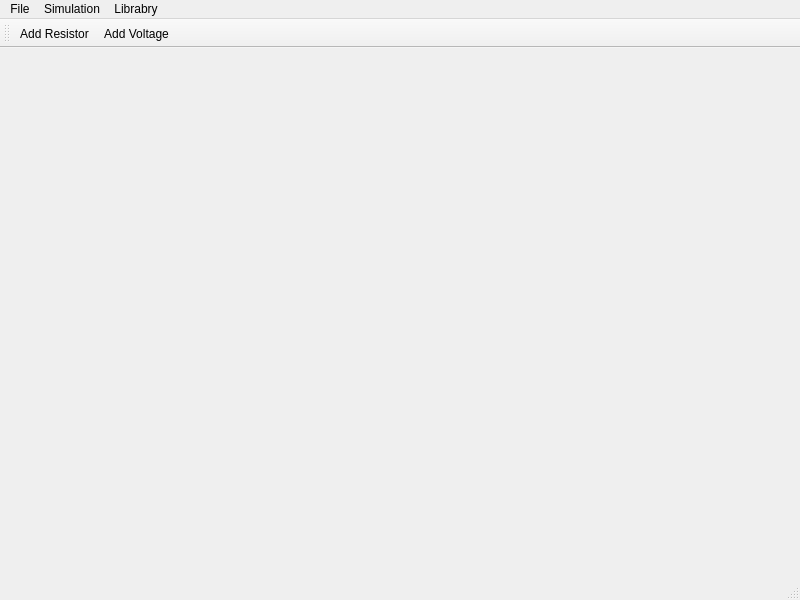
<?xml version="1.0" encoding="UTF-8"?>
<ui version="4.0">
 <class>MainWindow</class>
 <widget class="QMainWindow" name="MainWindow">
  <property name="geometry">
   <rect>
    <x>0</x>
    <y>0</y>
    <width>800</width>
    <height>600</height>
   </rect>
  </property>
  <property name="windowTitle">
   <string>MainWindow</string>
  </property>
  <widget class="QWidget" name="centralwidget"/>
  <widget class="QMenuBar" name="menubar">
   <property name="geometry">
    <rect>
     <x>0</x>
     <y>0</y>
     <width>800</width>
     <height>21</height>
    </rect>
   </property>
   <widget class="QMenu" name="menuFichier">
    <property name="title">
     <string>File</string>
    </property>
    <addaction name="aNewProject"/>
    <addaction name="aOpen"/>
    <addaction name="aOpenRecently"/>
    <addaction name="aSave"/>
    <addaction name="aSaveAs"/>
    <addaction name="aClose"/>
    <addaction name="separator"/>
    <addaction name="aExit"/>
   </widget>
   <widget class="QMenu" name="menuLibrabry">
    <property name="title">
     <string>Librabry</string>
    </property>
    <addaction name="aLibrabryManager"/>
    <addaction name="aNewLibrary"/>
    <addaction name="aNewComponent"/>
    <addaction name="aNewSpiceModel"/>
   </widget>
   <widget class="QMenu" name="menuSimulation">
    <property name="title">
     <string>Simulation</string>
    </property>
   </widget>
   <addaction name="menuFichier"/>
   <addaction name="menuSimulation"/>
   <addaction name="menuLibrabry"/>
  </widget>
  <widget class="QStatusBar" name="statusbar"/>
  <widget class="QToolBar" name="toolBar">
   <property name="windowTitle">
    <string>toolBar</string>
   </property>
   <attribute name="toolBarArea">
    <enum>TopToolBarArea</enum>
   </attribute>
   <attribute name="toolBarBreak">
    <bool>false</bool>
   </attribute>
   <addaction name="aAddResistor"/>
   <addaction name="aAddVoltage"/>
  </widget>
  <action name="aNewProject">
   <property name="text">
    <string>New</string>
   </property>
   <property name="shortcut">
    <string>Ctrl+N</string>
   </property>
  </action>
  <action name="aOpen">
   <property name="text">
    <string>Open</string>
   </property>
   <property name="shortcut">
    <string>Ctrl+O</string>
   </property>
  </action>
  <action name="aSave">
   <property name="text">
    <string>Save</string>
   </property>
   <property name="shortcut">
    <string>Ctrl+S</string>
   </property>
  </action>
  <action name="aSaveAs">
   <property name="text">
    <string>Save As</string>
   </property>
   <property name="shortcut">
    <string>Ctrl+Alt+S</string>
   </property>
  </action>
  <action name="aClose">
   <property name="text">
    <string>Close</string>
   </property>
  </action>
  <action name="aExit">
   <property name="text">
    <string>Exit</string>
   </property>
   <property name="shortcut">
    <string>Ctrl+Q</string>
   </property>
  </action>
  <action name="aOpenRecently">
   <property name="text">
    <string>Open Recently</string>
   </property>
  </action>
  <action name="aLibrabryManager">
   <property name="text">
    <string>Librabry Manager</string>
   </property>
  </action>
  <action name="aNewLibrary">
   <property name="text">
    <string>New Library</string>
   </property>
  </action>
  <action name="aNewComponent">
   <property name="text">
    <string>New Symbol</string>
   </property>
  </action>
  <action name="aNewSpiceModel">
   <property name="text">
    <string>New Spice Model</string>
   </property>
  </action>
  <action name="aAddResistor">
   <property name="text">
    <string>Add Resistor</string>
   </property>
   <property name="toolTip">
    <string>Add Resistor</string>
   </property>
  </action>
  <action name="aAddVoltage">
   <property name="text">
    <string>Add Voltage</string>
   </property>
  </action>
 </widget>
 <resources/>
 <connections/>
</ui>
